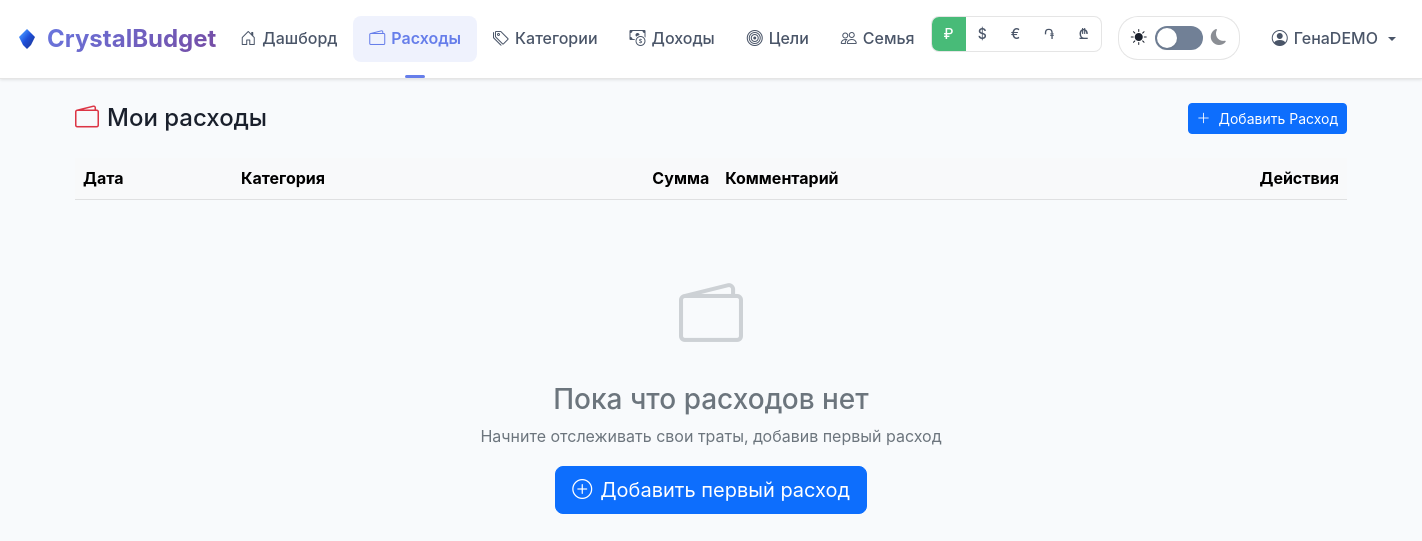
The app's page /expenses (signed in), older data.
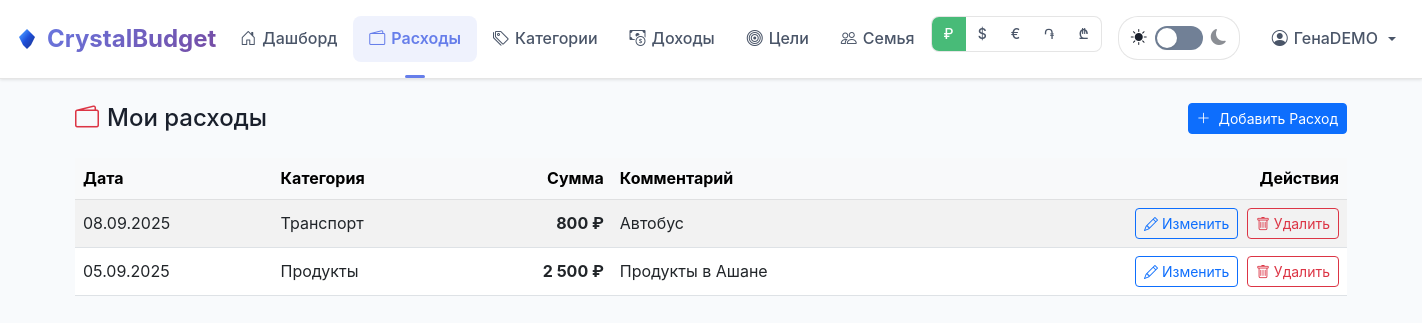
The same page, newer data.
### tables this page shows
CREATE TABLE expenses (
            id INTEGER PRIMARY KEY AUTOINCREMENT,
            user_id INTEGER NOT NULL REFERENCES users(id) ON DELETE CASCADE,
            date TEXT NOT NULL,             -- YYYY-MM-DD
            month TEXT NOT NULL,            -- YYYY-MM
            category_id INTEGER NOT NULL REFERENCES categories(id) ON DELETE CASCADE,
            amount REAL NOT NULL,
            note TEXT
        , currency TEXT DEFAULT 'RUB');

CREATE TABLE categories (
            id INTEGER PRIMARY KEY AUTOINCREMENT,
            user_id INTEGER NOT NULL REFERENCES users(id) ON DELETE CASCADE,
            name TEXT NOT NULL,
            limit_type TEXT NOT NULL CHECK(limit_type IN ('fixed','percent')),
            value REAL NOT NULL, category_type TEXT DEFAULT 'expense' CHECK(category_type IN ('expense','income')),
            UNIQUE(user_id, name)
        );

### app.py (the view, shortened to what this page needs)
@app.route("/expenses", methods=["GET", "POST"])
@login_required
def expenses():
    uid = session["user_id"]
    conn = get_db()
    cats = conn.execute(
        "SELECT id, name FROM categories WHERE user_id=? ORDER BY name", (uid,)
    ).fetchall()
    try:
        rows = conn.execute(
            """
            SELECT e.id, e.date, e.amount, e.note, e.currency, c.name AS category_name
            FROM expenses e
            JOIN categories c ON c.id = e.category_id
            WHERE e.user_id = ?
            ORDER BY e.date DESC, e.id DESC
            """,
            (uid,),
        ).fetchall()
    except sqlite3.OperationalError as e:
        if "no such column: e.currency" in str(e):
            rows = conn.execute(
                """
                SELECT e.id, e.date, e.amount, e.note, NULL AS currency, c.name AS category_name
                FROM expenses e
                JOIN categories c ON c.id = e.category_id
                WHERE e.user_id = ?
                ORDER BY e.date DESC, e.id DESC
                """,
                (uid,),
            ).fetchall()
        else:
            raise
    conn.close()
    today = datetime.now().strftime("%Y-%m-%d")
    return render_template("expenses.html", categories=cats, expenses=rows, today=today)

### app.py (called while the page is built)
@app.context_processor
def inject_currency():
    code = session.get("currency", DEFAULT_CURRENCY)
    info = CURRENCIES.get(code, CURRENCIES[DEFAULT_CURRENCY])
    return dict(currency_code=code, currency_symbol=info["symbol"], currencies=CURRENCIES)

@app.template_filter("format_amount")
def format_amount(value, from_currency=None):
    try:
        if from_currency and 'currency' in session:
            target_currency = session['currency']
            if from_currency != target_currency:
                value = convert_currency(value, from_currency, target_currency)
        d = Decimal(str(value))
    except Exception:
        return str(value)
    q = d.quantize(Decimal("0.01"), rounding=ROUND_HALF_UP)
    s = f"{q:,.2f}".replace(",", " ")
    return s[:-3] if s.endswith("00") else s

@app.template_filter("format_date_with_day")
def format_date_with_day(value):
    try:
        dt = datetime.strptime(value, "%Y-%m-%d")
        return dt.strftime("%d.%m.%Y")
    except Exception:
        return value

def get_db():
    conn = sqlite3.connect(DB_PATH)
    conn.row_factory = sqlite3.Row
    conn.execute("PRAGMA foreign_keys = ON")
    return conn

### templates/expenses.html (shortened to what this page needs)
{% extends "base.html" %}
{% block content %}
<div class="d-flex justify-content-between align-items-center mb-4 flex-wrap gap-2">
    <h2 class="h4 m-0"><i class="bi bi-wallet2 text-danger me-2"></i>Мои расходы</h2>
    <button class="btn btn-primary btn-sm" data-bs-toggle="collapse" data-bs-target="#addExpenseForm">
        <i class="bi bi-plus-lg me-1"></i>
        <span class="d-none d-sm-inline">Добавить </span>Расход
    </button>
</div>
<div class="table-responsive d-none d-md-block">
    <table class="table table-striped align-middle">
        <thead class="table-light">
            <tr>
                <th>Дата</th>
                <th>Категория</th>
                <th class="text-end">Сумма</th>
                <th>Комментарий</th>
                <th class="text-end">Действия</th>
            </tr>
        </thead>
        <tbody>
            {% for expense in expenses %}
            <tr>
                <td>{{ expense.date|format_date_with_day }}</td>
                <td>{{ expense.category_name }}</td>
                <td class="text-end fw-bold">{{ expense.amount|format_amount }} <span class="currency-display">{{ currency_symbol|default('₽') }}</span></td>
                <td>{{ expense.note or '' }}</td>
                <td class="text-end">
                    <a href="{{ url_for('edit_expense', expense_id=expense.id) }}"
                       class="btn btn-sm btn-outline-primary me-1">
                        <i class="bi bi-pencil"></i> Изменить
                    </a>
                    <form method="POST" action="{{ url_for('delete_expense', expense_id=expense.id) }}" class="d-inline">
                        <button type="submit" class="btn btn-sm btn-outline-danger"
                                onclick="return confirm('Удалить расход?\nДата: {{ expense.date|format_date_with_day }}\nКатегория: {{ expense.category_name }}\nСумма: {{ expense.amount|format_amount }}{% if expense.note %}\nЗаметка: {{ expense.note }}{% endif %}')">
                            <i class="bi bi-trash"></i> Удалить
                        </button>
                    </form>
                </td>
            </tr>
            {% endfor %}
        </tbody>
    </table>
</div>
{% if not expenses %}
<div class="empty-state">
    <div class="empty-state-icon">
        <i class="bi bi-wallet2"></i>
    </div>
    <h3>Пока что расходов нет</h3>
    <p>Начните отслеживать свои траты, добавив первый расход</p>
    <button class="btn btn-primary btn-lg" data-bs-toggle="collapse" data-bs-target="#addExpenseForm">
        <i class="bi bi-plus-circle me-2"></i>Добавить первый расход
    </button>
</div>
{% endif %}
{% endblock %}

Row changes from the older to the newer data that the page shows:
added expenses: date "08.09.2025", category_name "Транспорт", amount "800", currency_symbol "₽", note "Автобус"
added expenses: date "05.09.2025", category_name "Продукты", amount "2 500", currency_symbol "₽", note "Продукты в Ашане"
Text that changed along with them:
text no longer shown: "Пока что расходов нет Начните отслеживать свои траты, добавив первый расход Добавить первый расход"
